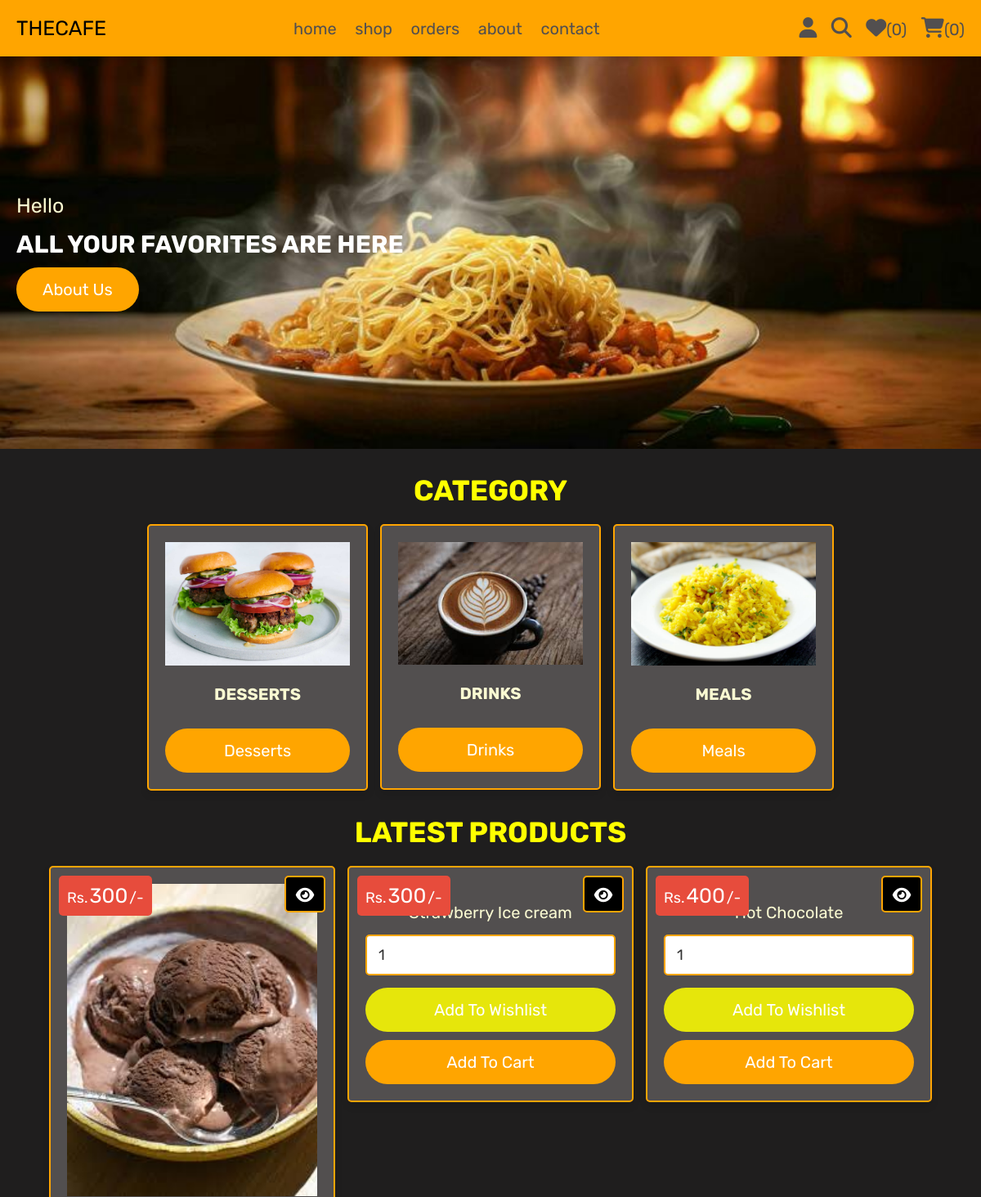
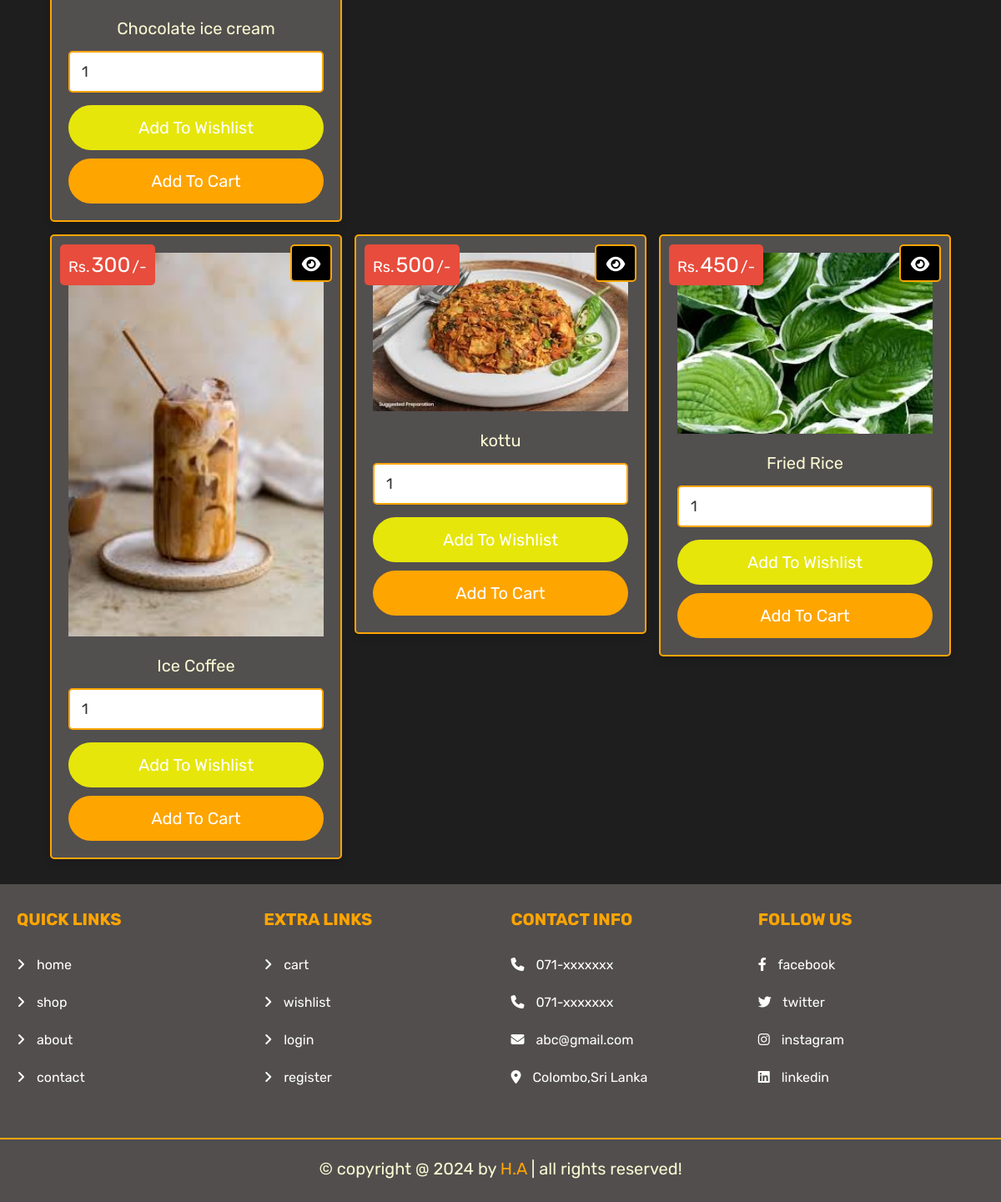
The page /home.php (signed in) on the database its author committed (2 pictures, top to bottom).
### tables this page shows
CREATE TABLE `products` (
  `id` int(100) NOT NULL,
  `name` varchar(100) NOT NULL,
  `category` varchar(20) NOT NULL,
  `details` varchar(500) NOT NULL,
  `price` int(100) NOT NULL,
  `image` varchar(100) NOT NULL
);

### home.php (the view, shortened to what this page needs)
<?php
@include 'config.php';
?>
<!DOCTYPE html>
<html lang="en">
<head>
   <link rel="stylesheet" href="https://cdnjs.cloudflare.com/ajax/libs/font-awesome/6.1.1/css/all.min.css">
   <link rel="stylesheet" href="css/style.css">
</head>
<body>
<?php include 'header.php'; ?>
<div class="home-bg">
   <section class="home">
      <div class="content">
         <span>Hello </span>
         <h3>All your favorites are here</h3>
         <a href="about.php" class="btn">about us</a>
      </div>
   </section>
</div>
<section class="home-category">
   <h1 class="title">category</h1>
   <div class="box-container">
      <div class="box">
         <img src="images/cat-3.jpg" alt="">
         <h3>desserts</h3>
         <p></p>
         <a href="category.php?category=desserts" class="btn">desserts</a>
      </div>
      <div class="box">
         <img src="images/cat-2.jpeg" alt="">
         <h3>drinks</h3>
         <p></p>
         <a href="category.php?category=drinks" class="btn">drinks</a>
      </div>
      <div class="box">
         <img src="images/cat-1.jpg" alt="">
         <h3>meals</h3>
         <p></p>
         <a href="category.php?category=meals" class="btn">meals</a>
      </div>
   </div>
</section>
<section class="products">
   <h1 class="title">latest products</h1>
   <div class="box-container">
   <?php
      $select_products = $conn->prepare("SELECT * FROM `products` LIMIT 6");
      $select_products->execute();
      if($select_products->rowCount() > 0){
         while($fetch_products = $select_products->fetch(PDO::FETCH_ASSOC)){
   ?>
   <form action="" class="box" method="POST">
      <div class="price">Rs.<span><?= $fetch_products['price']; ?></span>/-</div>
      <a href="view_page.php?pid=<?= $fetch_products['id']; ?>" class="fas fa-eye"></a>
      <img src="uploaded_img/<?= $fetch_products['image']; ?>" alt="">
      <div class="name"><?= $fetch_products['name']; ?></div>
      <input type="number" min="1" value="1" name="p_qty" class="qty">
      <input type="submit" value="add to wishlist" class="option-btn" name="add_to_wishlist">
      <input type="submit" value="add to cart" class="btn" name="add_to_cart">
   </form>
   <?php
      }
   }else{
      echo '<p class="empty">no products added yet!</p>';
   }
   ?>
   </div>
</section>
<?php include 'footer.php'; ?>
</body>
</html>

### css/style.css (style rules this page uses)
.home-bg { background: url(../images/home-bg2.jpg) no-repeat; background-size: cover; background-position: center; }
.home-bg .home { display: flex; align-items: center; min-height: 60vh; }
.home-bg .home .content { width: 50rem; }
.home-bg .home .content span { color: lightgoldenrodyellow; font-size: 2.5rem; }
.home-bg .home .content h3 { font-size: 3rem; text-transform: uppercase; margin-top: 1.5rem; color: white; }
.home-bg .home .content a { display: inline-block; width: auto; }
.home-category .box-container { display: grid; grid-template-columns: repeat(auto-fit, 27rem); gap:1.5rem; justify-content: center; align-items: flex-start; }
.home-category .box-container .box { padding:2rem; text-align: center; border:var(--border); background-color: var(--gray); box-shadow: var(--box-shadow); border-radius: .5rem; }
.home-category .box-container .box img { width: 100%; margin-bottom: 1rem; }
.home-category .box-container .box h3 { text-transform: uppercase; color: lightgoldenrodyellow; padding:1rem 0; font-size: 2rem; }
.home-category .box-container .box p { line-height: 2; font-size: 1.5rem; color: white; padding:.5rem 0; }
.home-category { padding-bottom: 0; }
.products .box-container { display: grid; grid-template-columns: repeat(auto-fit, 35rem); gap:1.5rem; justify-content: center; align-items: flex-start; }
.products .box-container .box { padding:2rem; text-align: center; border:var(--border); background-color: var(--gray); box-shadow: var(--box-shadow); border-radius: .5rem; position: relative; }
.products .box-container .box .price { position: absolute; top:1rem; left:1rem; padding:1rem; border-radius: .5rem; background-color: var(--red); font-size: 1.8rem; color:var(--white); }
.products .box-container .box .price span { font-size: 2.5rem; color:var(--white); margin:0 .2rem; }
.products .box-container .box .fa-eye { position: absolute; top:1rem; right:1rem; border-radius: .5rem; height: 4.5rem; line-height: 4.3rem; width: 5rem; border:var(--border); color: white; font-size: 2rem; background-color: black; }
.products .box-container .box img { width: 100%; margin-bottom: 1rem; }
.products .box-container .box .name { font-size: 2rem; color: lightgoldenrodyellow; padding:1rem 0; }
.products .box-container .box .qty { margin:.5rem 0; border-radius: .5rem; padding:1.2rem 1.4rem; font-size: 1.8rem; color:var(--black); border:var(--border); width: 100%; }

### css/components.css (style rules this page uses)
:root { --orange: orange; --red:#e74c3c; --black:#333; --gray:rgb(82, 79, 79); --light-color:#666; --white:#fff; --light-bg:#1f1e1e; --border:.2rem solid var(--orange); --box-shadow:0 .5rem 1rem rgba(0,0,0,.1); }
* { font-family: 'Rubik', sans-serif; margin:0; padding:0; box-sizing: border-box; outline: none; border:none; text-decoration: none; color:var(--black); }
body { background-color: var(--light-bg); }
html { font-size: 62.5%; overflow-x: hidden; scroll-behavior: smooth; scroll-padding-top: 6.5rem; }
section { padding:3rem 2rem; max-width: 1200px; margin:0 auto; }
.btn, .delete-btn, .option-btn { display: block; width: 100%; margin-top: 1rem; border: 2px solid transparent; border-radius: 30px; color:var(--white); font-size: 2rem; padding:1.3rem 3rem; text-transform: capitalize; cursor: pointer; text-align: center; transition: .4s; }
.btn { background-color: orange; }
.option-btn { background-color: rgb(230, 230, 11); }
.title { text-align: center; margin-bottom: 2rem; text-transform: uppercase; color:yellow; font-size: 3.5rem; }

### rows shown on the page
products: price "300", image (picture), name "Chocolate ice cream"
products: price "300", name "Strawberry Ice cream"
products: price "400", name "Hot Chocolate"
products: price "300", image (picture), name "Ice Coffee"
products: price "500", image (picture), name "kottu"
products: price "450", image (picture), name "Fried Rice"

### other values the page prints
$count_wishlist_items->rowCount() "0"
$count_cart_items->rowCount() "0"
